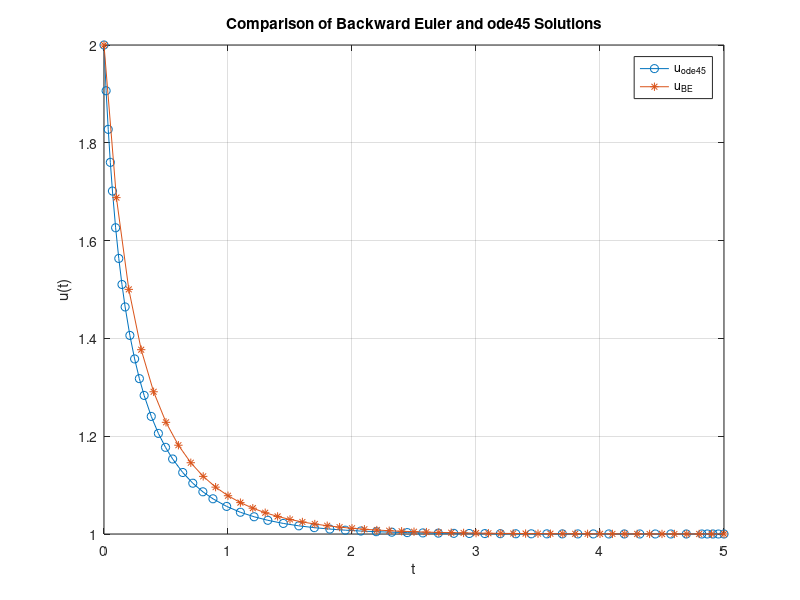
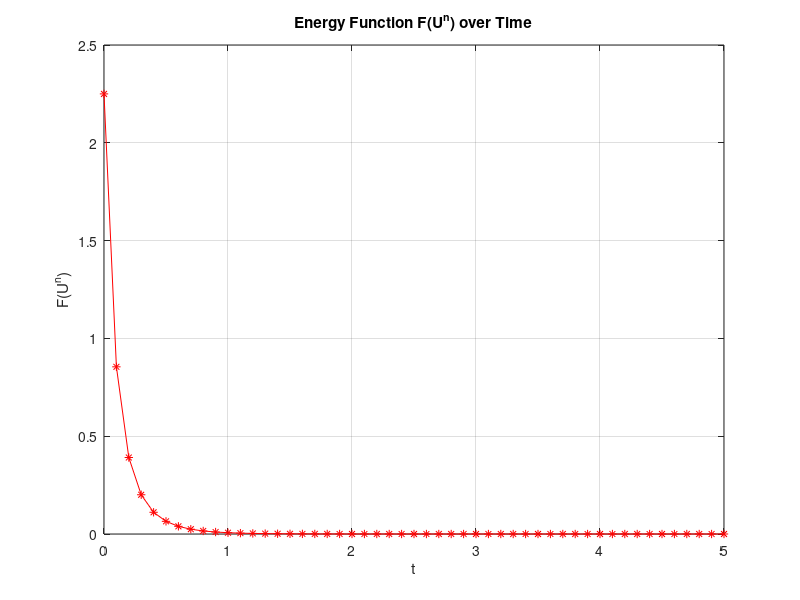

Source code (MATLAB) for these figures, in order:
% This is the NonlinearBEU code that shows monotonocity (U^{n+1}<=U^n) and
% energy stability (F(U^{n})<= F(U^{n+1})) and plots the energt function
function NonlinearBEU1(u0, tau)
    if nargin < 2
        u0 = 2;
        tau = 0.1;
    end    
    
    % Discretization Parameters
    T = 5;
    dt = tau;
    t = 0:dt:T;
    Nsteps = length(t);

    % Initial conditions
    uold = u0;
    unew = 0*t;
    unew(1) = uold;

    % Function for the energy F(U)
    F = @(u) -(u.^2) / 2 + (u.^4) / 4 + 1/4;

    % Initialize energy array
    energy = zeros(1, Nsteps);
    energy(1) = F(u0); % Initial energy

    % Main body of code
    for i = 2:Nsteps
        f = @(unext) unext - unew(i-1) - tau*(unext - unext^3);
        unew(i) = fzero(f, unew(i-1));
        
        % Calculate F(U^n)
        energy(i) = F(unew(i));
        
        % Display U^n and F(U^n)
        fprintf('Time step %d: U^n = %.4f, F(U^n) = %.4f\n', i-1, unew(i), energy(i));
    end   

    % Exact solution with Ode45
    [t_ode45, u_ode45] = ode45(@(t, u) u - u^3, [0 T], uold);

    % Plot the results
    figure(1);
    plot(t_ode45, u_ode45, 'o-', t, unew, '*-');
    xlabel('t');
    ylabel('u(t)');
    legend('u_{ode45}', 'u_{BE}');
    title('Comparison of Backward Euler and ode45 Solutions');
    grid on;

    % Plot the energy function over time
    figure(2);
    plot(t, energy, 'r*-');
    xlabel('t');
    ylabel('F(U^n)');
    title('Energy Function F(U^n) over Time');
    grid on;

end
